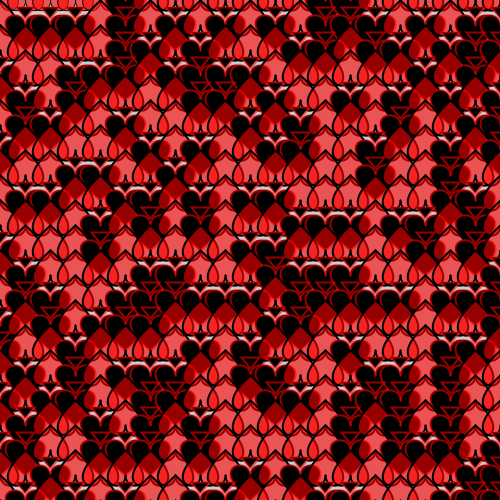
Frame 1 (no input)
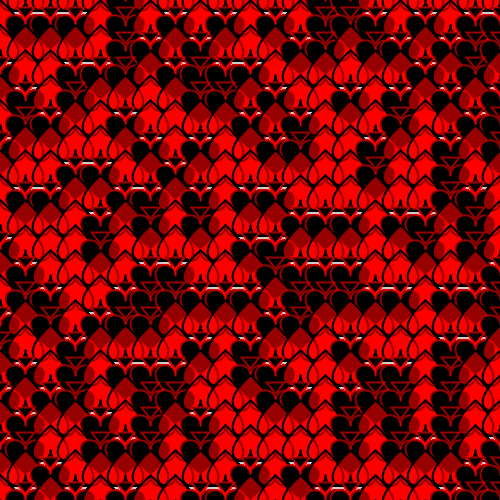
Frame 60 (the mouse pressed at the canvas centre just before this capture)
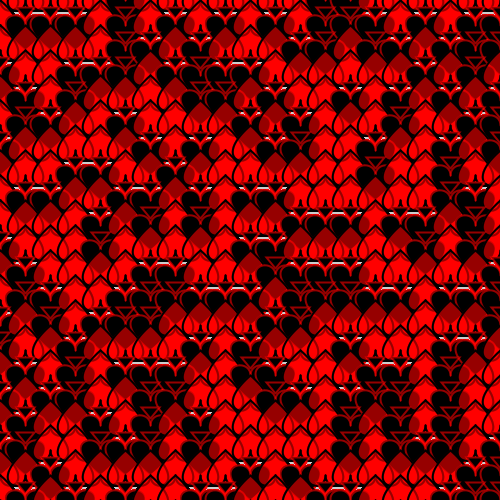
Frame 120 (the mouse held since frame 60 and released just before this capture)

The Processing sketch that drew these frames (run headless with seeded random() and noise(); from frame 60 on, the mouse is pressed at the canvas centre):

// Processing sketch: Scales
// ── Scales.pde
int[] spades = new int[500];


void setup(){
  size(500,500);
  for (int i = 0; i < spades.length; i++) {
    spades[i] = (int)(Math.random() * 600);
  }
}

 
int position = 0; 
boolean heartDrawn = true; 
void draw(){
  position = 0;
  for (int y = 0; y <= 500; y += 25){
    for (int x = 0; x <= 500; x +=25) {
      heartDrawn = false;
      for (int n = 0; n < spades.length; n++){
        if (spades[n] == position) {
          scaleHeart(x, y);
          heartDrawn = true;
          break;
        }
      }
      if (heartDrawn == false) {
        scaleSpade(x,y);
      }
      position += 1;
    }
  } 
  
}

void mouseClicked(){
  for (int i = 0; i < spades.length; i++) {
    spades[i] = (int)(Math.random() * 600);
  }
}

void scaleHeart(int x, int y){
  stroke(0,0,0);
  fill(255,0,0, 150);
  beginShape();
  vertex(x, y); 
  bezierVertex(x, y+20, x + 40, y+10, x, y - 25); 
  endShape();
  beginShape();
  vertex(x, y); 
  bezierVertex(x, y+20, x - 40, y+10, x, y - 25); 
  endShape();
}

void scaleSpade(int x, int y){
  beginShape();
  stroke(255,0,0,150);
  strokeWeight(2);
  fill(0,0,0);
  vertex(x,y-7);
  vertex(x+9,y-18);
  vertex(x-9,y-18);
  vertex(x,y-7);
  endShape();
  vertex(x, y); 
  beginShape();
  vertex(x,y);
  bezierVertex(x, y-20, x + 45, y-10, x, y + 25); 
  endShape();
  beginShape();
  vertex(x, y); 
  bezierVertex(x, y-20, x - 45, y-10, x, y + 25); 
  endShape();
  
}
